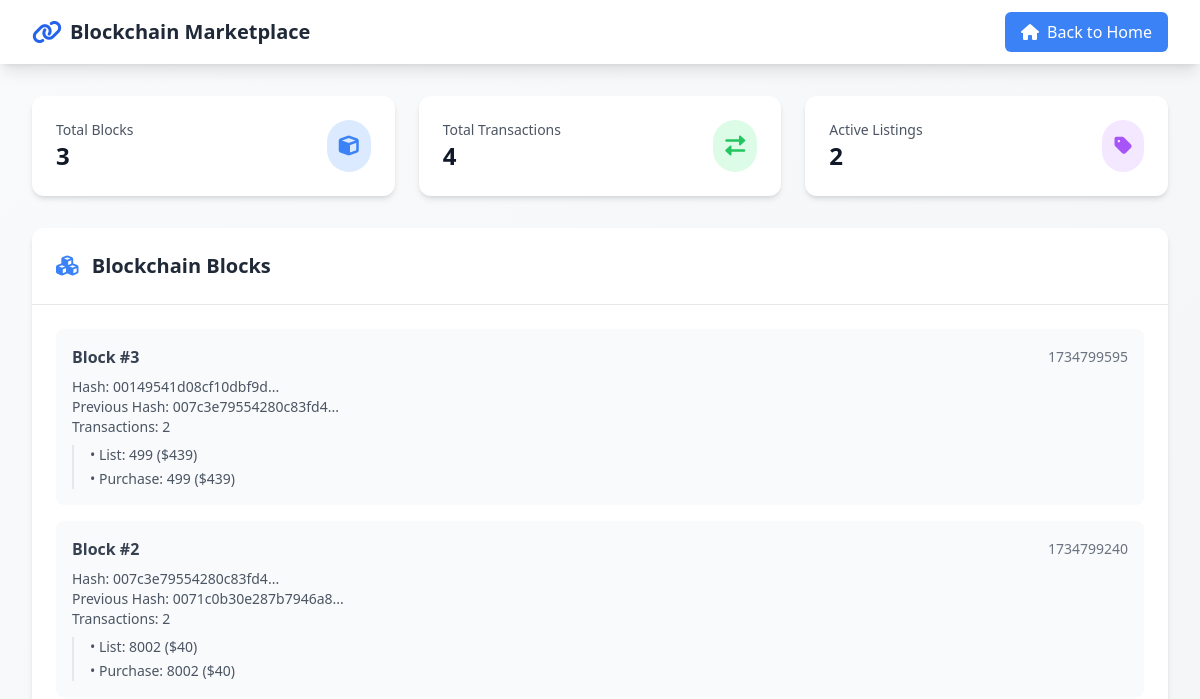
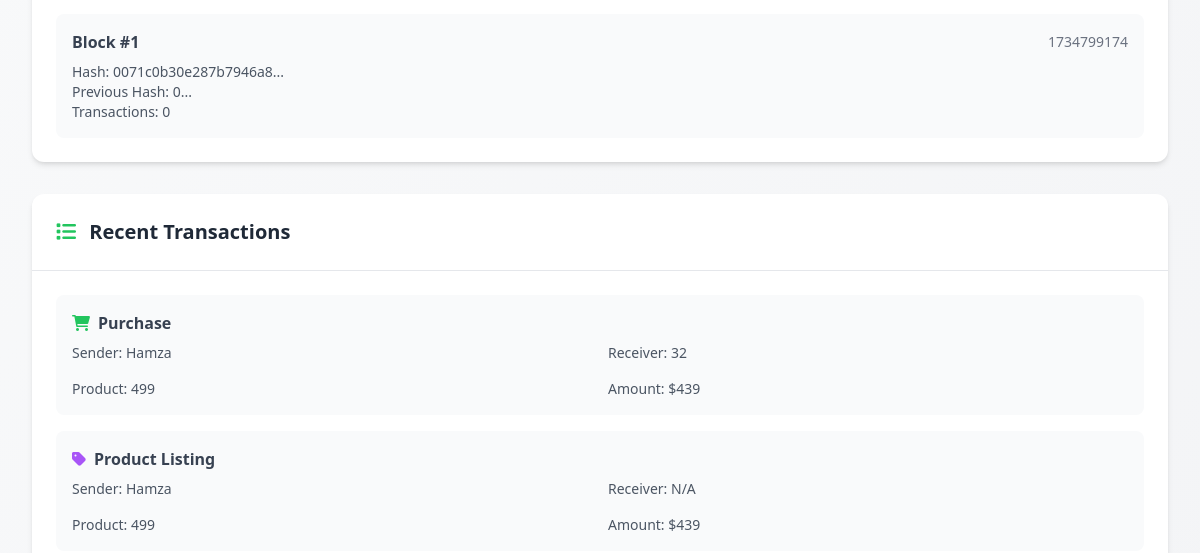
The app's page /view_database (upper part), older data (2 pictures, top to bottom).
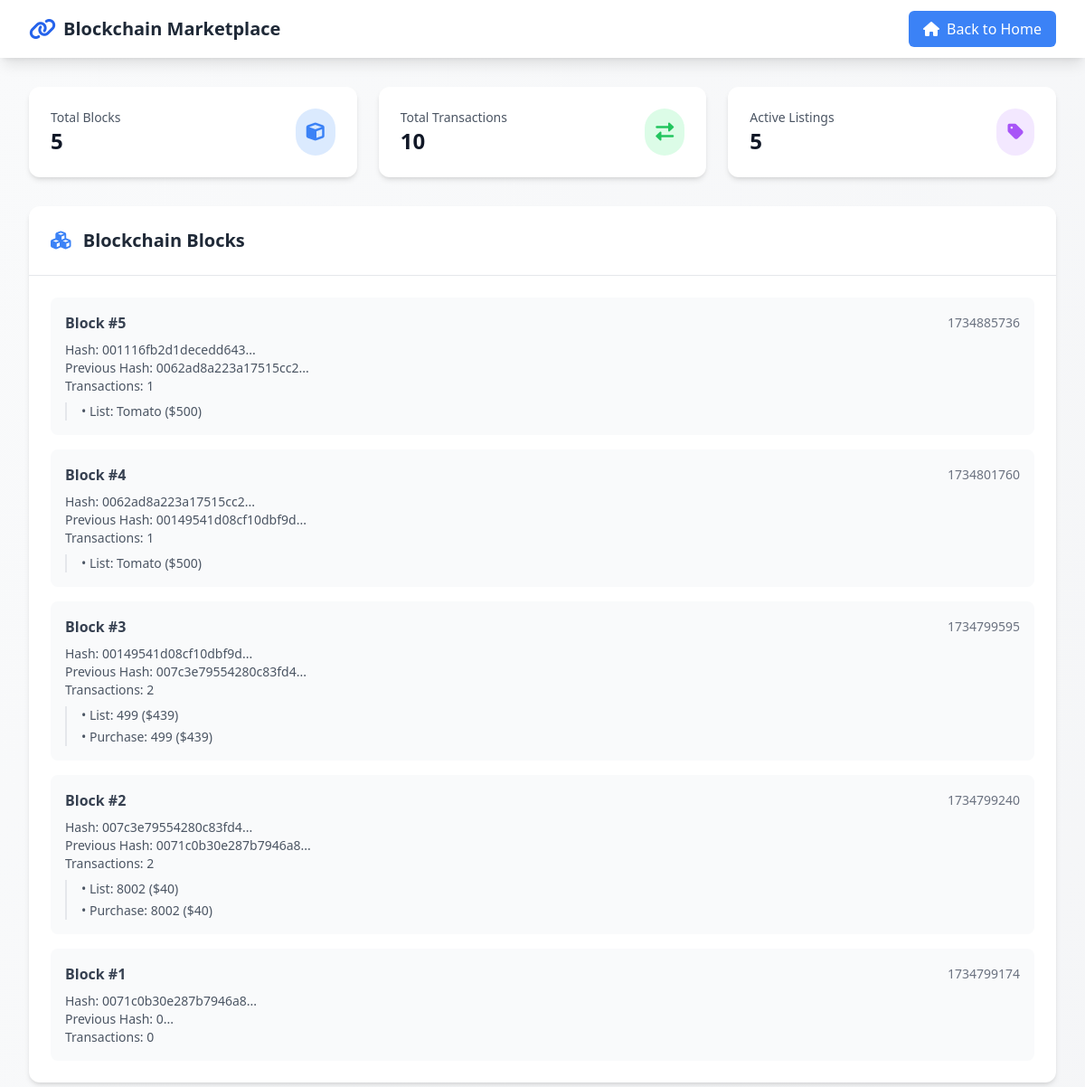
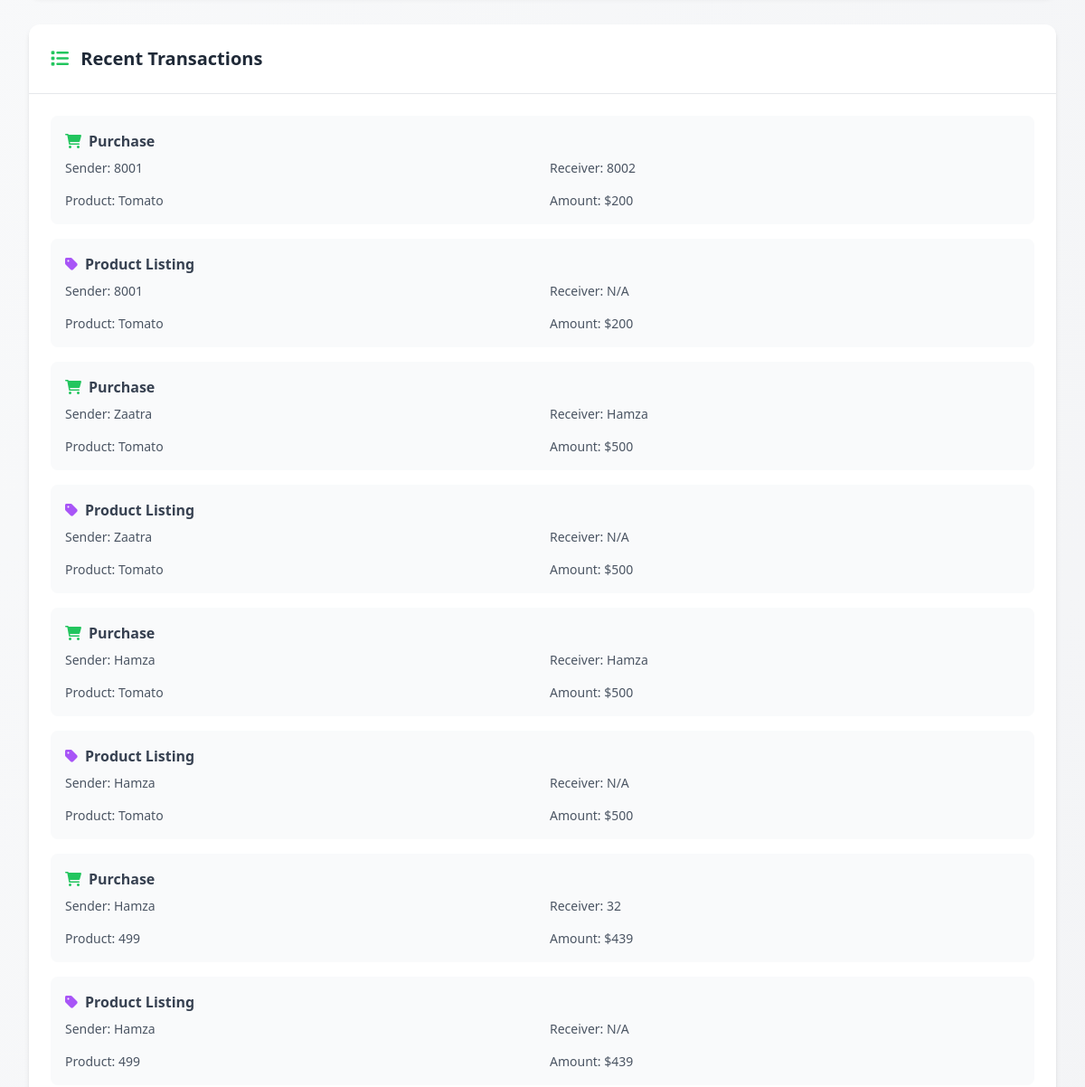
The same page, newer data (2 pictures, top to bottom).
### tables this page shows
CREATE TABLE blocks (
                    idx INTEGER PRIMARY KEY,
                    timestamp REAL,
                    transactions TEXT,
                    previous_hash TEXT,
                    nonce INTEGER,
                    hash TEXT
                );

CREATE TABLE transactions (
                    id INTEGER PRIMARY KEY AUTOINCREMENT,
                    sender TEXT,
                    receiver TEXT,
                    product TEXT,
                    amount INTEGER,
                    type TEXT
                );

### node.py (the view)
@app.route('/view_database', methods=['GET'])
def view_database():
    try:
        db_name = f'database_{blockchain.flask_port}.db'
        conn = sqlite3.connect(db_name)
        cursor = conn.cursor()
        cursor.execute("SELECT * FROM blocks ORDER BY idx DESC")
        blocks = cursor.fetchall()
        cursor.execute("SELECT * FROM transactions ORDER BY id DESC")
        transactions = cursor.fetchall()
        conn.close()
        formatted_blocks = []
        for block in blocks:
            formatted_blocks.append(blockchain.create_block_from_tuple(block))
        return render_template('index.html', show_database=True, blocks=formatted_blocks, transactions=transactions)
    except sqlite3.Error as e:
        return jsonify({'error': str(e)}), 500

### templates/index.html (shortened to what this page needs)
<!DOCTYPE html>
<html lang="en">
<head>
    <script src="https://cdn.tailwindcss.com"></script>
    <link rel="stylesheet" href="https://cdnjs.cloudflare.com/ajax/libs/font-awesome/6.0.0/css/all.min.css">
</head>
<body class="bg-gradient-to-br from-gray-50 to-gray-100">
    <div class="min-h-screen">
        <nav class="bg-white shadow-lg">
            <div class="max-w-7xl mx-auto px-4 sm:px-6 lg:px-8">
                <div class="flex justify-between h-16">
                    <div class="flex items-center">
                        <a href="/" class="flex items-center">
                            <i class="fas fa-link text-blue-600 text-2xl mr-2"></i>
                            <span class="text-xl font-bold text-gray-800">Blockchain Marketplace</span>
                        </a>
                    </div>
                    {% if show_database %}
                    <div class="flex items-center">
                        <a href="/" class="bg-blue-500 text-white px-4 py-2 rounded-md hover:bg-blue-600 transition-colors">
                            <i class="fas fa-home mr-2"></i>Back to Home
                        </a>
                    </div>
                    {% endif %}
                </div>
            </div>
        </nav>
        {% if not show_database %}
        <div class="max-w-7xl mx-auto px-4 sm:px-6 lg:px-8 py-8">
            <div class="text-center mb-12">
                <h1 class="text-4xl font-bold text-gray-900 mb-4">Welcome to Blockchain Marketplace</h1>
                <p class="text-lg text-gray-600">A secure and decentralized platform for buying and selling products</p>
            </div>
            <div class="grid grid-cols-1 md:grid-cols-2 gap-8 mb-12">
                <a href="/buy" class="transform transition-all duration-300 hover:scale-105 hover:-rotate-1">
                    <div class="bg-white rounded-xl shadow-lg p-8 hover:shadow-xl relative overflow-hidden group">
                        <div class="absolute inset-0 bg-gradient-to-r from-green-500/10 to-blue-500/10 opacity-0 group-hover:opacity-100 transition-opacity"></div>
                        <div class="relative">
                            <div class="flex items-center mb-6">
                                <div class="bg-green-100 p-3 rounded-lg">
                                    <i class="fas fa-shopping-cart text-green-500 text-2xl"></i>
                                </div>
                                <h2 class="text-2xl font-semibold text-gray-800 ml-4">Buy Products</h2>
                            </div>
                            <p class="text-gray-600">Browse available products and make secure purchases using blockchain technology</p>
                        </div>
                    </div>
                </a>
                <a href="/sell" class="transform transition-all duration-300 hover:scale-105 hover:rotate-1">
                    <div class="bg-white rounded-xl shadow-lg p-8 hover:shadow-xl relative overflow-hidden group">
                        <div class="absolute inset-0 bg-gradient-to-r from-purple-500/10 to-pink-500/10 opacity-0 group-hover:opacity-100 transition-opacity"></div>
                        <div class="relative">
                            <div class="flex items-center mb-6">
                                <div class="bg-purple-100 p-3 rounded-lg">
                                    <i class="fas fa-store text-purple-500 text-2xl"></i>
                                </div>
                                <h2 class="text-2xl font-semibold text-gray-800 ml-4">Sell Products</h2>
                            </div>
                            <p class="text-gray-600">List your products for sale on our decentralized marketplace</p>
                        </div>
                    </div>
                </a>
            </div>
            <div class="grid grid-cols-1 md:grid-cols-3 gap-6 mb-12">
                <div class="bg-white rounded-xl shadow-md p-6 transform transition-all duration-300 hover:scale-105">
                    <div class="flex items-center justify-center mb-4">
                        <div class="bg-blue-100 p-3 rounded-full">
                            <i class="fas fa-shield-alt text-blue-500 text-xl"></i>
                        </div>
                    </div>
                    <h3 class="text-lg font-semibold text-center text-gray-800 mb-2">Secure Transactions</h3>
                    <p class="text-gray-600 text-center">All transactions are secured by blockchain technology</p>
                </div>
                <div class="bg-white rounded-xl shadow-md p-6 transform transition-all duration-300 hover:scale-105">
                    <div class="flex items-center justify-center mb-4">
                        <div class="bg-green-100 p-3 rounded-full">
                            <i class="fas fa-sync text-green-500 text-xl"></i>
                        </div>
                    </div>
                    <h3 class="text-lg font-semibold text-center text-gray-800 mb-2">Real-time Updates</h3>
                    <p class="text-gray-600 text-center">See product listings and updates in real-time</p>
                </div>
                <div class="bg-white rounded-xl shadow-md p-6 transform transition-all duration-300 hover:scale-105">
                    <div class="flex items-center justify-center mb-4">
                        <div class="bg-purple-100 p-3 rounded-full">
                            <i class="fas fa-network-wired text-purple-500 text-xl"></i>
                        </div>
                    </div>
                    <h3 class="text-lg font-semibold text-center text-gray-800 mb-2">Decentralized</h3>
                    <p class="text-gray-600 text-center">No central authority, fully peer-to-peer</p>
                </div>
            </div>
<div class="bg-white rounded-xl shadow-md p-6 mb-12">
    <div class="flex items-center justify-between mb-4">
        <h2 class="text-xl font-semibold text-gray-800">
            <i class="fas fa-network-wired text-blue-500 mr-2"></i>
            Connected Peers
        </h2>
        <button onclick="updatePeerStatus()"
                class="bg-blue-100 text-blue-600 px-3 py-1 rounded-md hover:bg-blue-200 transition-colors">
            <i class="fas fa-sync-alt mr-1"></i>
            Refresh
        </button>
    </div>
    <div id="peerList" class="grid grid-cols-1 md:grid-cols-2 gap-4">
    </div>
</div>
<script>
async function updatePeerStatus() {
    try {
        const response = await fetch('/get_peer_status');
        const status = await response.json();
        const peerList = document.getElementById('peerList');
        peerList.innerHTML = Object.entries(status).map(([port, state]) => `
            <div class="bg-gray-50 rounded-lg p-4 flex items-center justify-between">
                <div class="flex items-center">
                    <div class="bg-${state === 'online' ? 'green' : 'red'}-100 p-2 rounded-full mr-3">
                        <i class="fas fa-circle text-${state === 'online' ? 'green' : 'red'}-500"></i>
                    </div>
                    <div>
                        <p class="font-medium text-gray-800">Port ${port}</p>
                        <p class="text-sm text-gray-500">${state === 'online' ? 'Connected' : 'Disconnected'}</p>
                    </div>
                </div>
                <span class="px-3 py-1 rounded-full text-sm ${
                    state === 'online'
                    ? 'bg-green-100 text-green-800'
                    : 'bg-red-100 text-red-800'
                }">
                    ${state.toUpperCase()}
                </span>
            </div>
        `).join('');
    } catch (error) {
        console.error('Error updating peer status:', error);
    }
}
// Update peer status every 5 seconds
updatePeerStatus();
setInterval(updatePeerStatus, 5000);
</script>
            <div class="text-center">
                <button onclick="window.location.href='/view_database'"
                        class="bg-gradient-to-r from-blue-500 to-purple-500 text-white px-8 py-3 rounded-full
                               hover:from-blue-600 hover:to-purple-600 transition-all duration-300 transform hover:scale-105
                               shadow-lg hover:shadow-xl">
                    <i class="fas fa-database mr-2"></i>
                    View Transaction History
                </button>
                <button onclick="window.location.href='/network_activity'"
        class="bg-indigo-500 text-white px-4 py-2 rounded-md hover:bg-indigo-600 transition-colors flex items-center justify-center">
    <i class="fas fa-project-diagram mr-2"></i>
    View Network Activity
</button>
            </div>
        </div>
        {% else %}
        <div class="max-w-7xl mx-auto px-4 sm:px-6 lg:px-8 py-8">
            <div class="grid grid-cols-1 md:grid-cols-3 gap-6 mb-8">
                <div class="bg-white rounded-xl shadow-md p-6 transform transition-all duration-300 hover:scale-105">
                    <div class="flex items-center justify-between">
                        <div>
                            <p class="text-sm font-medium text-gray-600">Total Blocks</p>
                            <h3 class="text-2xl font-bold text-gray-900">{{ blocks|length }}</h3>
                        </div>
                        <div class="bg-blue-100 p-3 rounded-full">
                            <i class="fas fa-cube text-blue-500 text-xl"></i>
                        </div>
                    </div>
                </div>
                <div class="bg-white rounded-xl shadow-md p-6 transform transition-all duration-300 hover:scale-105">
                    <div class="flex items-center justify-between">
                        <div>
                            <p class="text-sm font-medium text-gray-600">Total Transactions</p>
                            <h3 class="text-2xl font-bold text-gray-900">{{ transactions|length }}</h3>
                        </div>
                        <div class="bg-green-100 p-3 rounded-full">
                            <i class="fas fa-exchange-alt text-green-500 text-xl"></i>
                        </div>
                    </div>
                </div>
                <div class="bg-white rounded-xl shadow-md p-6 transform transition-all duration-300 hover:scale-105">
                    <div class="flex items-center justify-between">
                        <div>
                            <p class="text-sm font-medium text-gray-600">Active Listings</p>
                            <h3 class="text-2xl font-bold text-gray-900">
                                {% set listing_count = namespace(count=0) %}
                                {% for tx in transactions %}
                                    {% if tx[5] == 'list' %}
                                        {% set listing_count.count = listing_count.count + 1 %}
                                    {% endif %}
                                {% endfor %}
                                {{ listing_count.count }}
                            </h3>
                        </div>
                        <div class="bg-purple-100 p-3 rounded-full">
                            <i class="fas fa-tag text-purple-500 text-xl"></i>
                        </div>
                    </div>
                </div>
            </div>
            <div class="bg-white rounded-xl shadow-md mb-8">
                <div class="p-6 border-b border-gray-200">
                    <h2 class="text-xl font-semibold text-gray-800">
                        <i class="fas fa-cubes text-blue-500 mr-2"></i>
                        Blockchain Blocks
                    </h2>
                </div>
                <div class="p-6">
                    <div class="space-y-4">
                        {% for block in blocks %}
                        <div class="bg-gray-50 rounded-lg p-4 hover:bg-gray-100 transition-colors">
                            <div class="flex items-center justify-between mb-2">
                                <span class="font-semibold text-gray-700">Block #{{ block.index }}</span>
                                <span class="text-sm text-gray-500">
                                    {{ block.timestamp|int }}
                                </span>
                            </div>
                            <div class="text-sm text-gray-600">
                                <p><span class="font-medium">Hash:</span> {{ block.hash[:20] }}...</p>
                                <p><span class="font-medium">Previous Hash:</span> {{ block.previous_hash[:20] }}...</p>
                                <p><span class="font-medium">Transactions:</span> {{ block.transactions|length }}</p>
                                {% if block.transactions %}
                                <div class="mt-2 pl-4 border-l-2 border-gray-200">
                                    {% for tx in block.transactions %}
                                    <p class="mt-1">• {{ tx.type|title }}: {{ tx.product }} {% if tx.amount %}(${{ tx.amount }}){% endif %}</p>
                                    {% endfor %}
                                </div>
                                {% endif %}
                            </div>
                        </div>
                        {% endfor %}
                    </div>
                </div>
            </div>
            <div class="bg-white rounded-xl shadow-md">
                <div class="p-6 border-b border-gray-200">
                    <h2 class="text-xl font-semibold text-gray-800">
                        <i class="fas fa-list text-green-500 mr-2"></i>
                        Recent Transactions
                    </h2>
                </div>
                <div class="p-6">
                    <div class="space-y-4">
                        {% for tx in transactions %}
                        <div class="bg-gray-50 rounded-lg p-4 hover:bg-gray-100 transition-colors">
                            <div class="flex items-center justify-between mb-2">
                                <span class="font-semibold text-gray-700">
                                    {% if tx[5] == 'list' %}
                                    <i class="fas fa-tag text-purple-500 mr-2"></i>Product Listing
                                    {% else %}
                                    <i class="fas fa-shopping-cart text-green-500 mr-2"></i>Purchase
                                    {% endif %}
                                </span>
                            </div>
                            <div class="grid grid-cols-2 gap-4 text-sm text-gray-600">
                                <p><span class="font-medium">Sender:</span> {{ tx[1] }}</p>
                                <p><span class="font-medium">Receiver:</span> {{ tx[2] or 'N/A' }}</p>
                                <p><span class="font-medium">Product:</span> {{ tx[3] }}</p>
                                <p><span class="font-medium">Amount:</span> ${{ tx[4] }}</p>
                            </div>
                        </div>
                        {% endfor %}
                    </div>
                </div>
            </div>
        </div>
        {% endif %}
    </div>
</body>
</html>

Row changes from the older to the newer data that the page shows:
added blocks: index "5", timestamp "1734885736", hash "001116fb2d1decedd643", previous_hash "0062ad8a223a17515cc2", transactions|length "1", type "List", product "Tomato", amount "500"
added blocks: index "4", timestamp "1734801760", hash "0062ad8a223a17515cc2", previous_hash "00149541d08cf10dbf9d", transactions|length "1", type "List", product "Tomato", amount "500"
added transactions: type "purchase" (drawn), sender "8001", receiver "8002", product "Tomato", amount "200", shown under "Recent Transactions"
added transactions: type "list" (drawn), sender "8001", tx "N/A", product "Tomato", amount "200", shown under "Recent Transactions"
added transactions: type "purchase" (drawn), sender "Zaatra", receiver "Hamza", product "Tomato", amount "500", shown under "Recent Transactions"
added transactions: type "list" (drawn), sender "Zaatra", tx "N/A", product "Tomato", amount "500", shown under "Recent Transactions"
added transactions: type "purchase" (drawn), sender "Hamza", receiver "Hamza", product "Tomato", amount "500", shown under "Recent Transactions"
added transactions: type "list" (drawn), sender "Hamza", tx "N/A", product "Tomato", amount "500", shown under "Recent Transactions"
Text that changed along with them:
{{ blocks|length }}: "3" → "5"
{{ transactions|length }}: "4" → "10"
{{ listing_count.count }}: "2" → "5"
